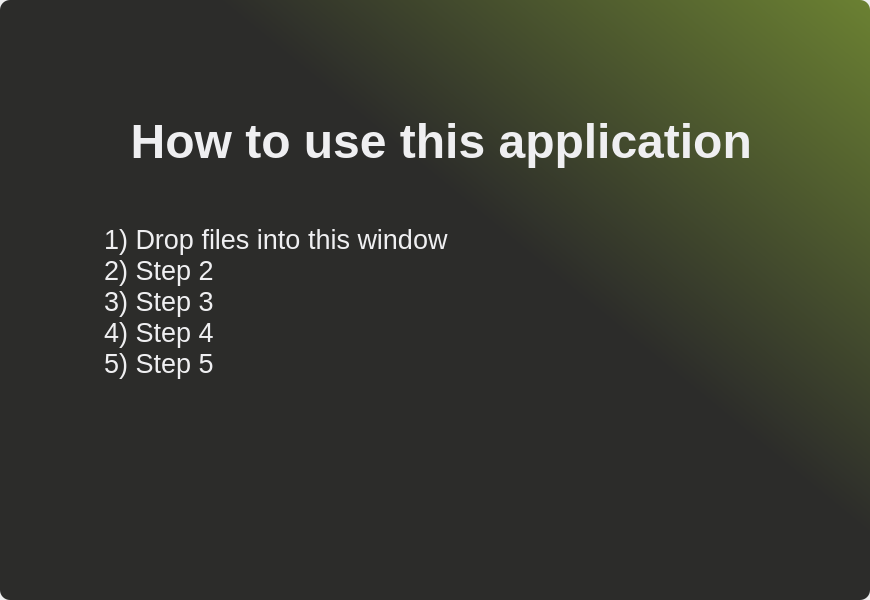
<?xml version="1.0" encoding="UTF-8"?>
<ui version="4.0">
 <class>MainWindow</class>
 <widget class="QMainWindow" name="MainWindow">
  <property name="geometry">
   <rect>
    <x>0</x>
    <y>0</y>
    <width>870</width>
    <height>600</height>
   </rect>
  </property>
  <property name="mouseTracking">
   <bool>true</bool>
  </property>
  <property name="windowTitle">
   <string>MainWindow</string>
  </property>
  <property name="windowOpacity">
   <double>1.000000000000000</double>
  </property>
  <property name="styleSheet">
   <string notr="true">QWidget#mainwidget {
	background-color: qlineargradient(spread:pad, x1:0.16, y1:0.705273, x2:1, y2:0, stop:0.477273 rgba(44, 44, 42, 255), stop:1 rgba(107, 129, 50, 255));
border-radius: 10px;
}

QLabel#label_logo {
	image: url(:/icons/assets/icons/mp_to_litchi_icon.ico);
}
</string>
  </property>
  <widget class="QWidget" name="mainwidget">
   <property name="enabled">
    <bool>true</bool>
   </property>
   <widget class="QTextBrowser" name="textBrowser_manual">
    <property name="geometry">
     <rect>
      <x>20</x>
      <y>110</y>
      <width>821</width>
      <height>421</height>
     </rect>
    </property>
    <property name="mouseTracking">
     <bool>false</bool>
    </property>
    <property name="acceptDrops">
     <bool>false</bool>
    </property>
    <property name="styleSheet">
     <string notr="true">background-color: rgba(255, 255, 255, 0);
border: 0px;</string>
    </property>
    <property name="html">
     <string>&lt;!DOCTYPE HTML PUBLIC &quot;-//W3C//DTD HTML 4.0//EN&quot; &quot;http://www.w3.org/TR/REC-html40/strict.dtd&quot;&gt;
&lt;html&gt;&lt;head&gt;&lt;meta name=&quot;qrichtext&quot; content=&quot;1&quot; /&gt;&lt;meta charset=&quot;utf-8&quot; /&gt;&lt;style type=&quot;text/css&quot;&gt;
p, li { white-space: pre-wrap; }
hr { height: 1px; border-width: 0; }
li.unchecked::marker { content: &quot;\2610&quot;; }
li.checked::marker { content: &quot;\2612&quot;; }
&lt;/style&gt;&lt;/head&gt;&lt;body style=&quot; font-family:'Segoe UI'; font-size:9pt; font-weight:400; font-style:normal;&quot;&gt;
&lt;p style=&quot; margin-top:0px; margin-bottom:0px; margin-left:0px; margin-right:0px; -qt-block-indent:0; text-indent:0px;&quot;&gt;&lt;span style=&quot; font-family:'Yu Gothic UI'; font-size:36pt; font-weight:700; color:#efeff1;&quot;&gt;	  How to use this application&lt;/span&gt;&lt;/p&gt;
&lt;p style=&quot;-qt-paragraph-type:empty; margin-top:0px; margin-bottom:0px; margin-left:0px; margin-right:0px; -qt-block-indent:0; text-indent:0px; font-family:'Yu Gothic UI'; font-size:36pt; font-weight:700; color:#efeff1;&quot;&gt;&lt;br /&gt;&lt;/p&gt;
&lt;p style=&quot; margin-top:0px; margin-bottom:0px; margin-left:0px; margin-right:0px; -qt-block-indent:0; text-indent:0px;&quot;&gt;&lt;span style=&quot; font-family:'Yu Gothic UI'; font-size:20pt; color:#efeff1;&quot;&gt;	1) Drop files into this window&lt;/span&gt;&lt;/p&gt;
&lt;p style=&quot; margin-top:0px; margin-bottom:0px; margin-left:0px; margin-right:0px; -qt-block-indent:0; text-indent:0px;&quot;&gt;&lt;span style=&quot; font-family:'Yu Gothic UI'; font-size:20pt; color:#efeff1;&quot;&gt;	2) Step 2&lt;/span&gt;&lt;/p&gt;
&lt;p style=&quot; margin-top:0px; margin-bottom:0px; margin-left:0px; margin-right:0px; -qt-block-indent:0; text-indent:0px;&quot;&gt;&lt;span style=&quot; font-family:'Yu Gothic UI'; font-size:20pt; color:#efeff1;&quot;&gt;	3) Step 3&lt;/span&gt;&lt;/p&gt;
&lt;p style=&quot; margin-top:0px; margin-bottom:0px; margin-left:0px; margin-right:0px; -qt-block-indent:0; text-indent:0px;&quot;&gt;&lt;span style=&quot; font-family:'Yu Gothic UI'; font-size:20pt; color:#efeff1;&quot;&gt;	4) Step 4&lt;/span&gt;&lt;/p&gt;
&lt;p style=&quot; margin-top:0px; margin-bottom:0px; margin-left:0px; margin-right:0px; -qt-block-indent:0; text-indent:0px;&quot;&gt;&lt;span style=&quot; font-family:'Yu Gothic UI'; font-size:20pt; color:#efeff1;&quot;&gt;	5) Step 5&lt;/span&gt;&lt;/p&gt;&lt;/body&gt;&lt;/html&gt;</string>
    </property>
   </widget>
   <widget class="QWidget" name="layoutWidget">
    <property name="geometry">
     <rect>
      <x>0</x>
      <y>0</y>
      <width>871</width>
      <height>91</height>
     </rect>
    </property>
    <layout class="QHBoxLayout" name="horizontalLayout_header" stretch="0,0,0,0,0,0,0,0">
     <property name="spacing">
      <number>6</number>
     </property>
     <property name="sizeConstraint">
      <enum>QLayout::SetDefaultConstraint</enum>
     </property>
     <property name="leftMargin">
      <number>10</number>
     </property>
     <property name="topMargin">
      <number>5</number>
     </property>
     <property name="bottomMargin">
      <number>0</number>
     </property>
     <item>
      <widget class="QLabel" name="label_logo">
       <property name="scaledContents">
        <bool>false</bool>
       </property>
       <property name="margin">
        <number>32</number>
       </property>
       <property name="indent">
        <number>-1</number>
       </property>
       <property name="openExternalLinks">
        <bool>true</bool>
       </property>
      </widget>
     </item>
     <item>
      <widget class="QPushButton" name="pushButton_home">
       <property name="icon">
        <iconset resource="gui_main_rc.qrc">
         <normaloff>:/icons/assets/icons/bx-home-alt-2.png</normaloff>:/icons/assets/icons/bx-home-alt-2.png</iconset>
       </property>
       <property name="iconSize">
        <size>
         <width>32</width>
         <height>32</height>
        </size>
       </property>
       <property name="autoRepeat">
        <bool>false</bool>
       </property>
       <property name="autoExclusive">
        <bool>false</bool>
       </property>
       <property name="flat">
        <bool>true</bool>
       </property>
       <attribute name="buttonGroup">
        <string notr="true">buttonGroup_header</string>
       </attribute>
      </widget>
     </item>
     <item>
      <widget class="QPushButton" name="pushButton_list">
       <property name="icon">
        <iconset resource="gui_main_rc.qrc">
         <normaloff>:/icons/assets/icons/bx-list-ul.png</normaloff>:/icons/assets/icons/bx-list-ul.png</iconset>
       </property>
       <property name="iconSize">
        <size>
         <width>32</width>
         <height>32</height>
        </size>
       </property>
       <property name="default">
        <bool>false</bool>
       </property>
       <property name="flat">
        <bool>true</bool>
       </property>
       <attribute name="buttonGroup">
        <string notr="true">buttonGroup_header</string>
       </attribute>
      </widget>
     </item>
     <item>
      <widget class="QPushButton" name="pushButton_settings">
       <property name="icon">
        <iconset resource="gui_main_rc.qrc">
         <normaloff>:/icons/assets/icons/bx-cog.png</normaloff>:/icons/assets/icons/bx-cog.png</iconset>
       </property>
       <property name="iconSize">
        <size>
         <width>32</width>
         <height>32</height>
        </size>
       </property>
       <property name="flat">
        <bool>true</bool>
       </property>
       <attribute name="buttonGroup">
        <string notr="true">buttonGroup_header</string>
       </attribute>
      </widget>
     </item>
     <item>
      <spacer name="horizontalSpacer">
       <property name="orientation">
        <enum>Qt::Horizontal</enum>
       </property>
       <property name="sizeHint" stdset="0">
        <size>
         <width>40</width>
         <height>20</height>
        </size>
       </property>
      </spacer>
     </item>
     <item>
      <widget class="QPushButton" name="pushButton_minimize">
       <property name="icon">
        <iconset resource="gui_main_rc.qrc">
         <normaloff>:/icons/assets/icons/bx-minus.png</normaloff>:/icons/assets/icons/bx-minus.png</iconset>
       </property>
       <property name="iconSize">
        <size>
         <width>32</width>
         <height>32</height>
        </size>
       </property>
       <property name="flat">
        <bool>true</bool>
       </property>
       <attribute name="buttonGroup">
        <string notr="true">buttonGroup_header</string>
       </attribute>
      </widget>
     </item>
     <item>
      <widget class="QPushButton" name="pushButton_close">
       <property name="icon">
        <iconset resource="gui_main_rc.qrc">
         <normaloff>:/icons/assets/icons/bx-x.png</normaloff>:/icons/assets/icons/bx-x.png</iconset>
       </property>
       <property name="iconSize">
        <size>
         <width>32</width>
         <height>32</height>
        </size>
       </property>
       <property name="flat">
        <bool>true</bool>
       </property>
       <attribute name="buttonGroup">
        <string notr="true">buttonGroup_header</string>
       </attribute>
      </widget>
     </item>
     <item>
      <spacer name="horizontalSpacer_2">
       <property name="orientation">
        <enum>Qt::Horizontal</enum>
       </property>
       <property name="sizeType">
        <enum>QSizePolicy::Fixed</enum>
       </property>
       <property name="sizeHint" stdset="0">
        <size>
         <width>30</width>
         <height>20</height>
        </size>
       </property>
      </spacer>
     </item>
    </layout>
   </widget>
  </widget>
 </widget>
 <resources>
  <include location="gui_main_rc.qrc"/>
 </resources>
 <connections/>
 <buttongroups>
  <buttongroup name="buttonGroup_header"/>
 </buttongroups>
</ui>
